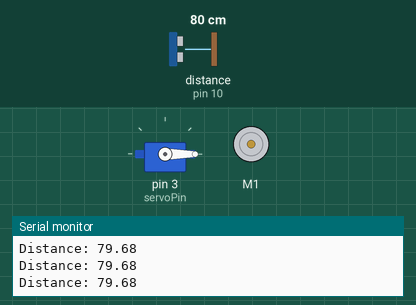
This sketch was run on a simulated Arduino Uno, built with avr-gcc and run on an emulated ATmega328P. Parts: servo, DC motor (green arrow = forward, orange = backward, longer = faster), the last lines printed to the serial monitor. Wiring (inferred from the names in the program): ultrasonic range finder: trigger pin 9; echo pin 10. Inputs (shaded band) come from the test bench; at power-on: distance to the obstacle (sensor on pin 10) 80 cm. The echo pulse lasts 58.3 µs per cm.

Above: at 1.2 s.
1.3 s: distance to the obstacle (sensor on pin 10) set to 23 cm
2.8 s: distance to the obstacle (sensor on pin 10) set to 19 cm
At 4.4 s:
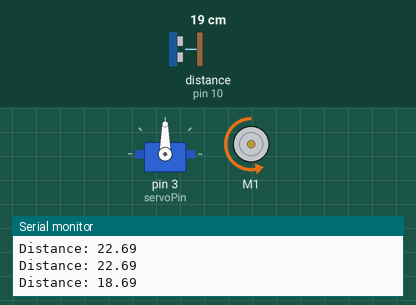
5.8 s: distance to the obstacle (sensor on pin 10) set to 35 cm
At 6.5 s:
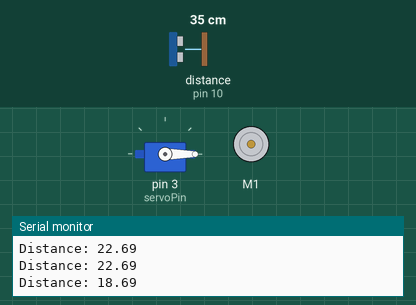
7.3 s: distance to the obstacle (sensor on pin 10) set to 2 cm
At 7.7 s:
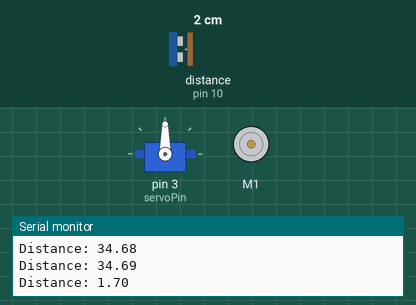
Timing chart, 0 to 11.0 s (numbered marks = the images above; inputs shaded):
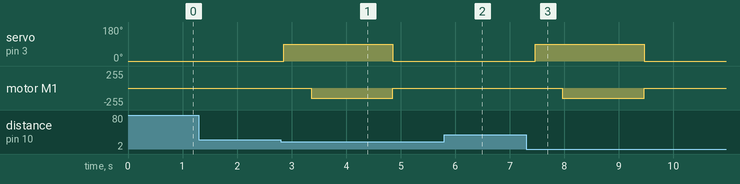

The sketch:

Code.ino
```cpp
#include <AFMotor.h>
#include <Servo.h>

// Ultrasonic sensor pins
const int trigPin = 9;
const int echoPin = 10;

// Servo motor on pin 3
Servo lidServo;
const int servoPin = 3;

// DC Motor on M1 (using motor shield)
AF_DCMotor motor(1); // Motor connected to M1

// Distance threshold
const int thresholdDistance = 20; // cm

void setup() {
  Serial.begin(9600);

  // Setup ultrasonic pins
  pinMode(trigPin, OUTPUT);
  pinMode(echoPin, INPUT);

  // Setup servo
  lidServo.attach(servoPin);
  lidServo.write(0); // Start with lid closed

  // Setup motor
  motor.setSpeed(150); // Speed from 0–255
  motor.run(RELEASE);  // Ensure motor is stopped at startup
}

void loop() {
  float distance = getDistance();

  Serial.print("Distance: ");
  Serial.println(distance);

  if (distance > 0 && distance <= thresholdDistance) {
    // Open lid
    lidServo.write(90); // Adjust as needed
    delay(500);

    // Move backward
    motor.setSpeed(150);
    motor.run(BACKWARD);
    delay(1500); // Move ~15cm (adjust after testing)
    motor.run(RELEASE); // Stop motor

    // Close lid
    lidServo.write(0);
    delay(2000); // Wait before checking again
  }

  delay(200);
}


// Function to measure distance
float getDistance() {
  digitalWrite(trigPin, LOW);
  delayMicroseconds(2);

  digitalWrite(trigPin, HIGH);
  delayMicroseconds(10);
  digitalWrite(trigPin, LOW);

  long duration = pulseIn(echoPin, HIGH, 30000); // Timeout at 30ms
  if (duration == 0) return -1; // Return -1 if no response

  float distance = (duration * 0.0343) / 2.0;
  return distance;
}
```

Measured:
- the behaviour switches between 21 and 20 cm on distance to the obstacle (sensor on pin 10) (found by bisection; images 0 and 1)
- after the input at 2.8 s, servo on pin 3 (servoPin): 0° → 90° after 0.06 s, → 0° 2.0 s later; motor M1: stopped → backward 150/255 after 0.56 s, → stopped 1.5 s later
- after the input at 5.8 s, servo on pin 3 (servoPin): stays 0° (without the input it goes to 90° after 1.3 s)
- after the input at 7.3 s, servo on pin 3 (servoPin): 0° → 90° after 0.17 s, → 0° 2.0 s later; motor M1: stopped → backward 150/255 after 0.67 s, → stopped 1.5 s later
